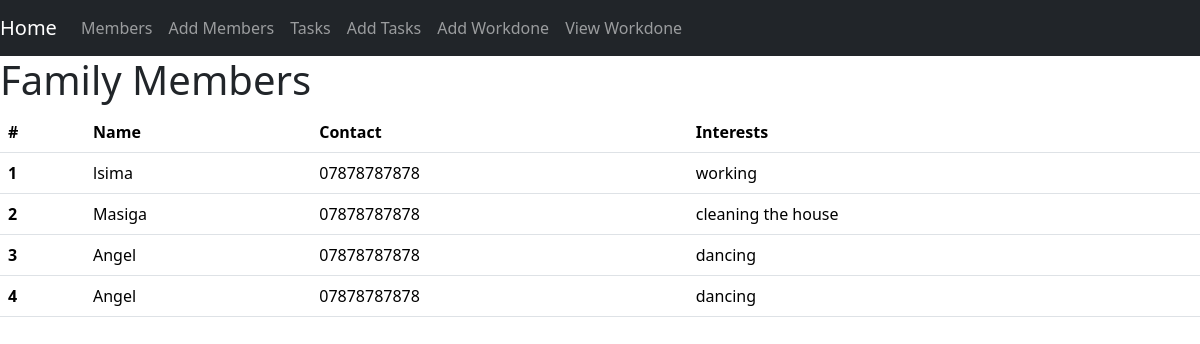
Screenshot of /family_members/ with the database file from the repository.
### todo/models.py (models this page shows, shortened)
class FamilyMember(models.Model):
    name = models.CharField(max_length=255)
    contact = models.CharField(max_length=255)
    interests = models.TextField()

### todo/views.py (the view)
# urls.py: path('family_members/', views.family_member, name='family_members'),
def family_member(request):
    member = FamilyMember.objects.all()
    return render(request, 'todo/family_members.html', {'members': member})

### todo/templates/todo/family_members.html
{% extends "todo/base.html" %}
{% block styles %}
<link rel="stylesheet" href="">
{% endblock  %}
{% block content %}
<h1>Family Members</h1>
<table class="table">
    <thead>
      <tr>
        <th scope="col">#</th>
        <th scope="col">Name</th>
        <th scope="col">Contact</th>
        <th scope="col">Interests</th>
      </tr>
    </thead>
    <tbody>
      {%for member in members%}
      <tr>
        <th scope="row">{{forloop.counter}}</th>
        <td>{{member.name}}</td>
        <td>{{member.contact}}</td>
        <td>{{member.interests}}</td>
      </tr>
      {% endfor %}
    </tbody>
  </table>
{% endblock  %}

### rows the page displays
FamilyMember: name "lsima", contact "07878787878", interests "working"
FamilyMember: name "Masiga", contact "07878787878", interests "cleaning the house"
FamilyMember: name "Angel", contact "07878787878", interests "dancing"
FamilyMember: name "Angel", contact "07878787878", interests "dancing"
